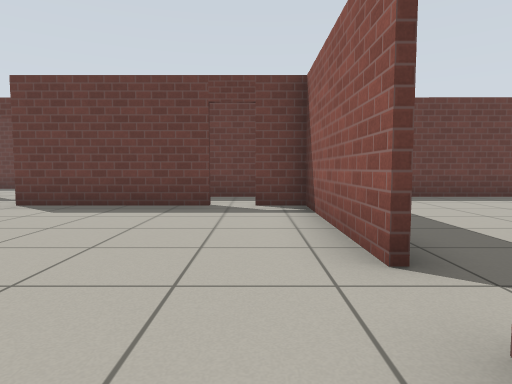
View 1 (above)

24 first-person views from a walk through a Gazebo world. The camera is 0.72 m above the floor, tilts 4° down and sees 75° across. The floor is counted in squares, 1 m on a side. Each view is taken from the middle of a square. On the plan, view 1 faces up. The plan holds only what a view shows up to about 10 squares ahead; the rest is blank. The place goes on beyond the plan. Simple patterns stand in for the simulator's built-in surfaces.

View 2
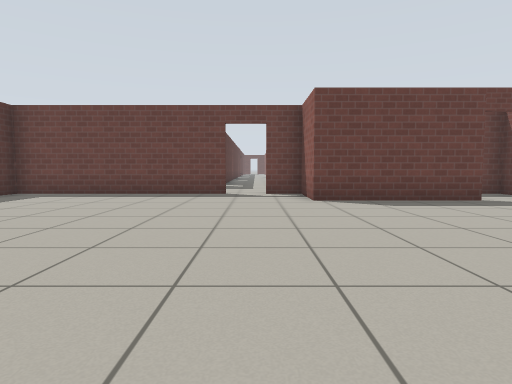

View 3
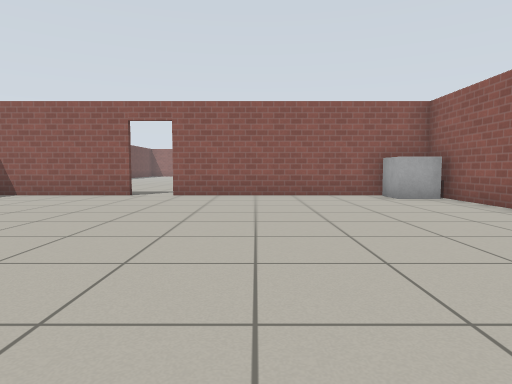

View 4
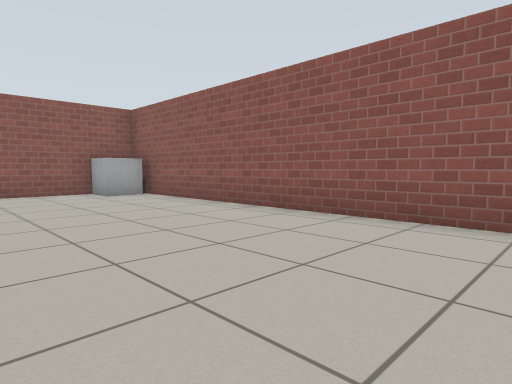

View 5
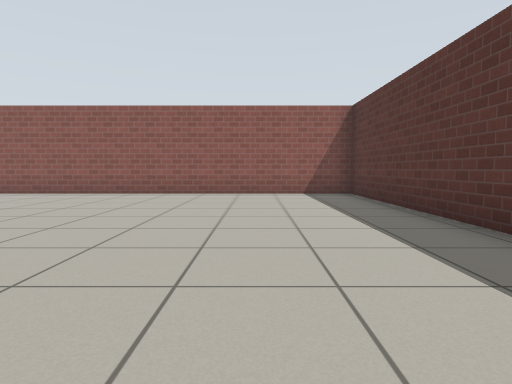

View 6
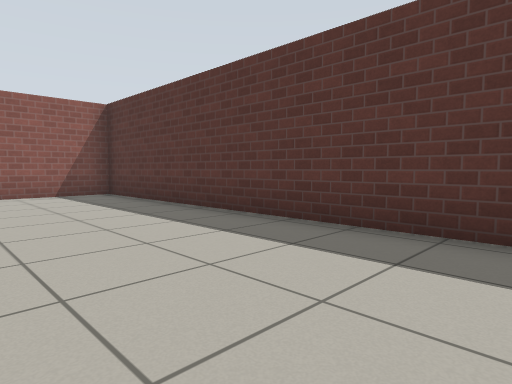

View 7
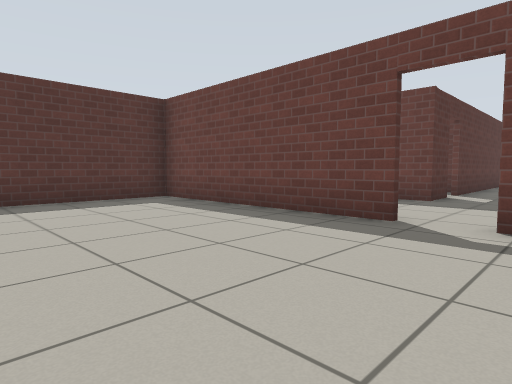

View 8
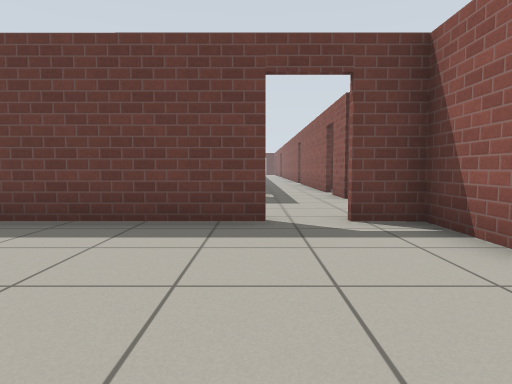

View 9
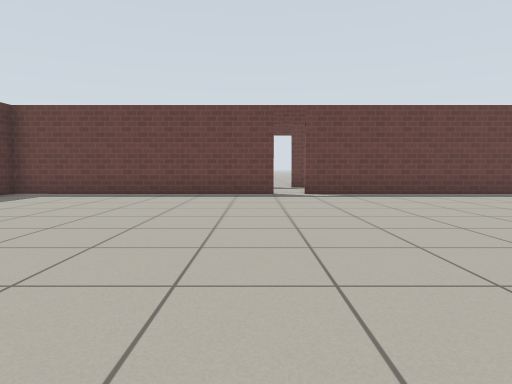

View 10
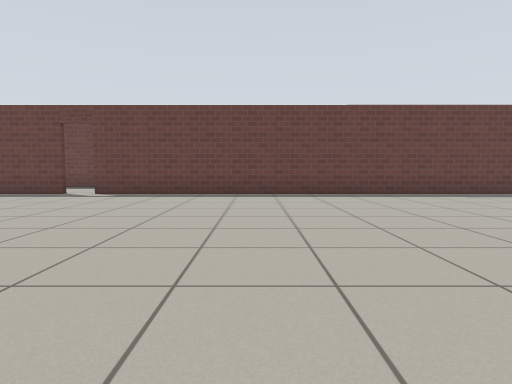

View 11
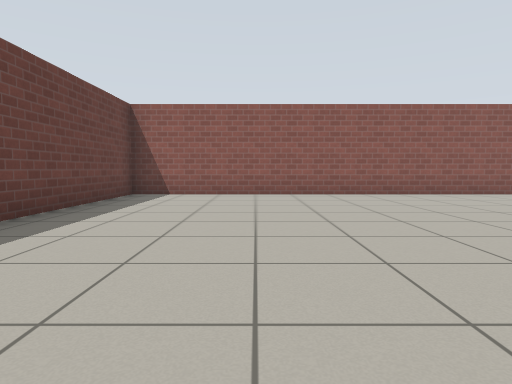

View 12
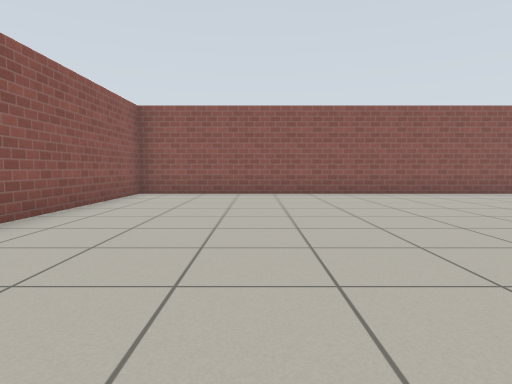

View 13
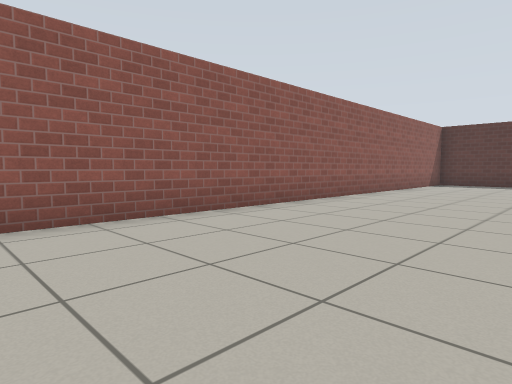

View 14
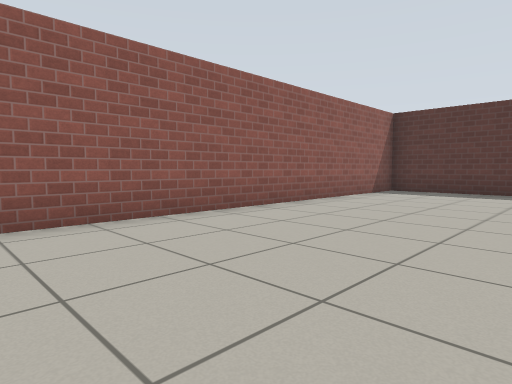

View 15
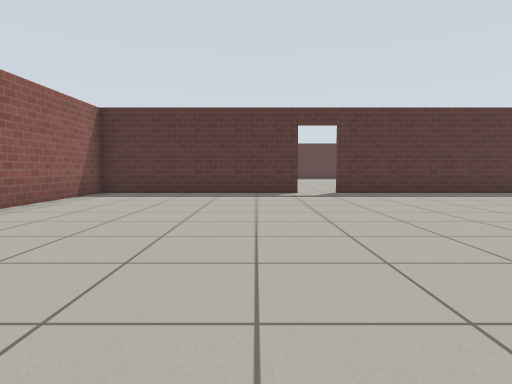

View 16
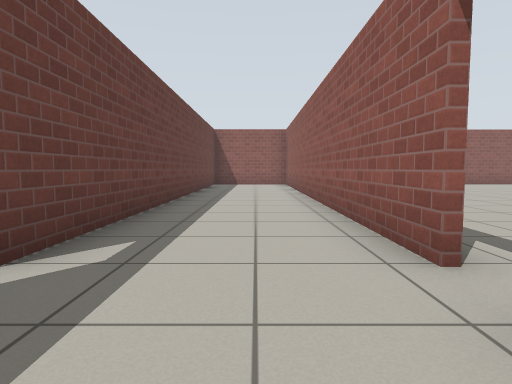

View 17
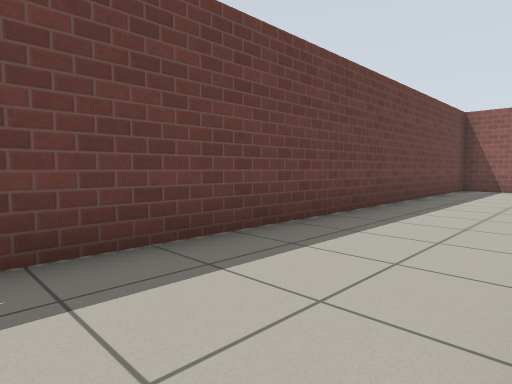

View 18
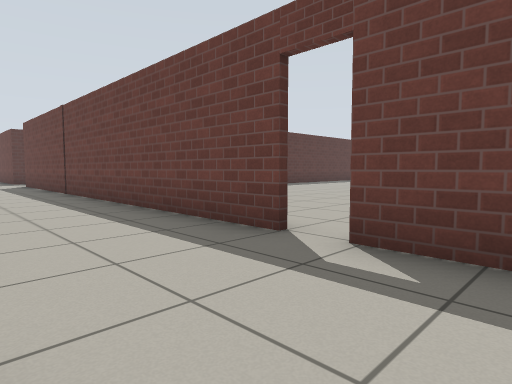

View 19
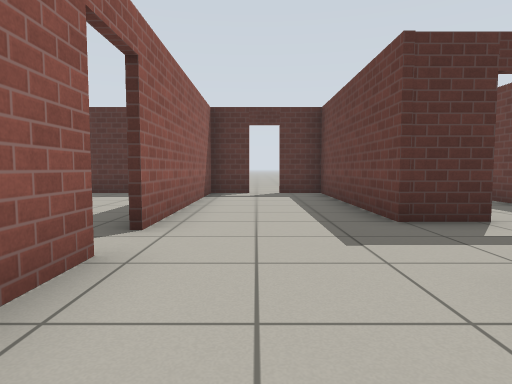

View 20
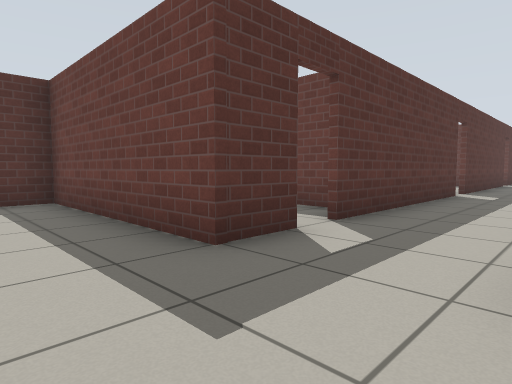

View 21
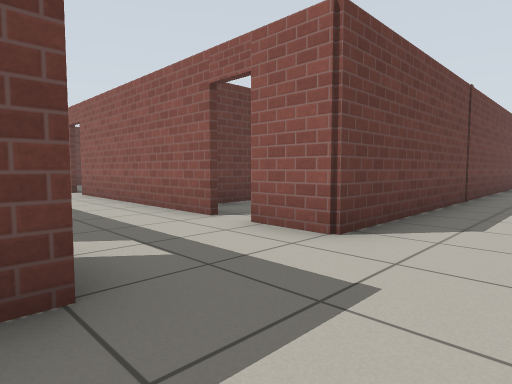

View 22
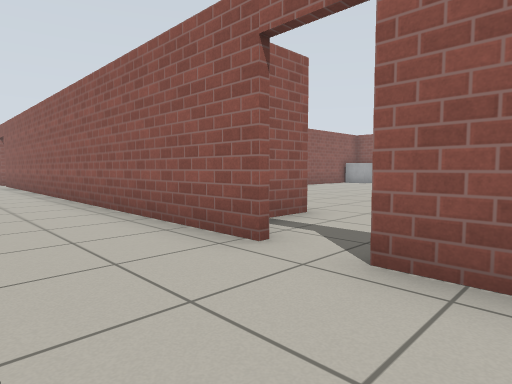

View 23
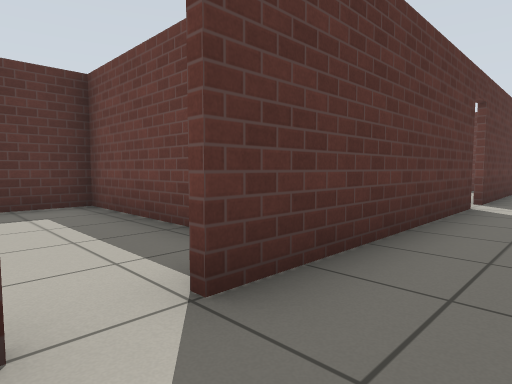

View 24
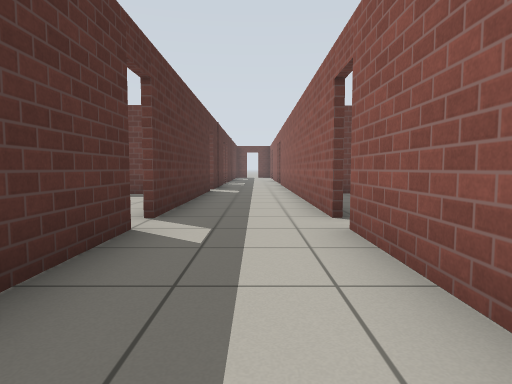

### Floor plan
Ten units are one square. View 1 is at (0, 0); x grows to the right and y downward. Boxes are objects, and circles mark ways between rooms. Rooms are numbered by the first view taken in them; rooms with no view inside come last. Other rooms are left out.
<svg viewBox="-135 -266 364 327">
<path fill="none" stroke="#000" d="M10 -24 10 -65 0 -65M-9 -65 -47 -65 -47 -85 -57 -85M-69 -85 -129 -85M-129 -99 -127 56 10 56 10 -13M85 -85 4 -85M11 -13 11 46 224 46 224 -85 94 -85M11 -85 11 -24M85 -119 -49 -119 -49 -133M94 -86 170 -86M-49 -140 -49 -200M-57 -87 40 -87M-75 -133 -75 -119 -129 -119 -129 -106M-49 -208 -49 -260M-75 -200 -75 -140M-129 -87 -69 -87M215 -119 94 -119M224 -105 224 -110M-75 -261 -75 -208M-79 -153 -129 -153 -129 -138"/>
<rect x="-5" y="45" width="10" height="10" fill="#bbb"><title>grey box</title></rect>
<circle cx="10" cy="-20" r="3" fill="#2a7"/>
<circle cx="-65" cy="-90" r="3" fill="#2a7"/>
<circle cx="90" cy="-85" r="3" fill="#2a7"/>
<circle cx="-77" cy="-137" r="3" fill="#2a7"/>
<text x="-60" y="-10">1</text>
<text x="120" y="-20">2</text>
<text x="40" y="-110">3</text>
<text x="-110" y="-140">4</text>
</svg>
Room 1 opens to room 2. Room 1 opens to room 3. Room 2 opens to room 3. Room 3 opens to room 4.

Where each view was taken, in squares from view 1:
view 1: 0 up, 0 right, facing up
view 2: 1 down, 6 left, facing up
view 3: 1 down, 8 left, facing right
view 4: 1 down, 9 left, facing down-right
view 5: 4 up, 10 left, facing down
view 6: 4 up, 9 left, facing down-left
view 7: 4 up, 5 left, facing up-left
view 8: 4 up, 7 left, facing up
view 9: 1 down, 8 right, facing up
view 10: 1 down, 14 right, facing up
view 11: 5 up, 13 right, facing right
view 12: 5 up, 19 right, facing down
view 13: 0 up, 17 right, facing down-left
view 14: 0 up, 12 right, facing down-left
view 15: 0 up, 11 right, facing left
view 16: 10 up, 7 right, facing right
view 17: 9 up, 10 right, facing up-right
view 18: 9 up, 11 right, facing up-left
view 19: 10 up, 3 left, facing left
view 20: 10 up, 5 left, facing up-left
view 21: 10 up, 8 left, facing up-right
view 22: 11 up, 8 left, facing down-right
view 23: 13 up, 6 left, facing up-left
view 24: 16 up, 6 left, facing up
